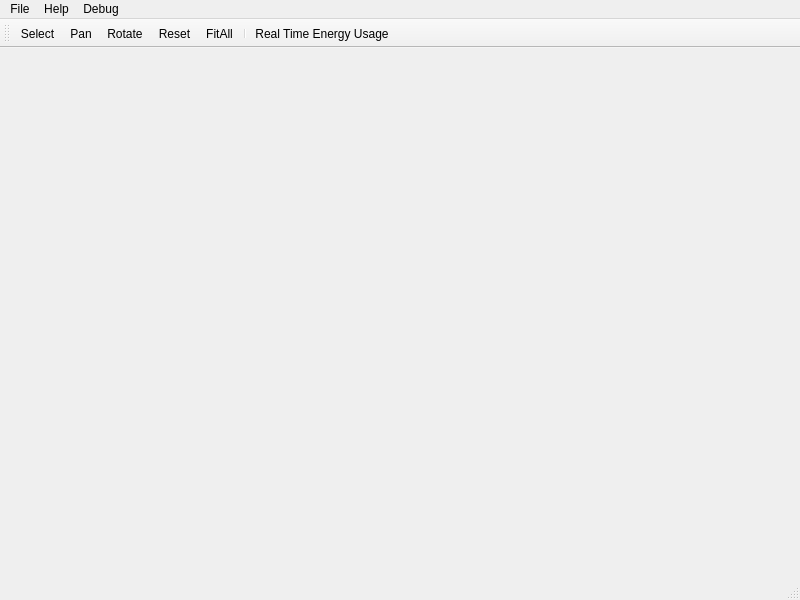
<?xml version="1.0" encoding="UTF-8"?>
<ui version="4.0">
 <class>main</class>
 <widget class="QMainWindow" name="main">
  <property name="geometry">
   <rect>
    <x>0</x>
    <y>0</y>
    <width>800</width>
    <height>600</height>
   </rect>
  </property>
  <property name="windowTitle">
   <string>UC Davis 3D Electricity Map</string>
  </property>
  <property name="windowIcon">
   <iconset>
    <normaloff>:icons_utility/003-light bulb.svg</normaloff>:icons_utility/003-light bulb.svg</iconset>
  </property>
  <widget class="QWidget" name="centralWidget">
   <property name="enabled">
    <bool>true</bool>
   </property>
   <property name="maximumSize">
    <size>
     <width>16777215</width>
     <height>16777215</height>
    </size>
   </property>
   <layout class="QGridLayout" name="gridLayout">
    <property name="leftMargin">
     <number>0</number>
    </property>
    <property name="topMargin">
     <number>0</number>
    </property>
    <property name="rightMargin">
     <number>0</number>
    </property>
    <property name="bottomMargin">
     <number>0</number>
    </property>
    <property name="spacing">
     <number>0</number>
    </property>
    <item row="0" column="0">
     <layout class="QHBoxLayout" name="horizontalLayout">
      <property name="spacing">
       <number>0</number>
      </property>
      <property name="sizeConstraint">
       <enum>QLayout::SetMaximumSize</enum>
      </property>
     </layout>
    </item>
   </layout>
  </widget>
  <widget class="QStatusBar" name="statusBar"/>
  <widget class="QToolBar" name="toolBar">
   <property name="windowTitle">
    <string>toolBar</string>
   </property>
   <attribute name="toolBarArea">
    <enum>TopToolBarArea</enum>
   </attribute>
   <attribute name="toolBarBreak">
    <bool>false</bool>
   </attribute>
   <addaction name="actionSelect"/>
   <addaction name="actionPan"/>
   <addaction name="actionRotate"/>
   <addaction name="actionReset"/>
   <addaction name="actionFitAll"/>
   <addaction name="separator"/>
   <addaction name="actionEnergyUsage"/>
  </widget>
  <widget class="QMenuBar" name="menuBar">
   <property name="enabled">
    <bool>true</bool>
   </property>
   <property name="geometry">
    <rect>
     <x>0</x>
     <y>0</y>
     <width>800</width>
     <height>22</height>
    </rect>
   </property>
   <widget class="QMenu" name="menuFile">
    <property name="title">
     <string>File</string>
    </property>
    <addaction name="actionExit"/>
    <addaction name="actionSave"/>
   </widget>
   <widget class="QMenu" name="menuHelp">
    <property name="title">
     <string>Help</string>
    </property>
    <addaction name="actionAbout"/>
   </widget>
   <widget class="QMenu" name="menuDebug">
    <property name="title">
     <string>Debug</string>
    </property>
    <addaction name="actionData_Server_Points"/>
   </widget>
   <addaction name="menuFile"/>
   <addaction name="menuHelp"/>
   <addaction name="menuDebug"/>
  </widget>
  <action name="actionExit">
   <property name="text">
    <string>Open...</string>
   </property>
   <property name="shortcut">
    <string>Ctrl+Q</string>
   </property>
  </action>
  <action name="actionZoom">
   <property name="checkable">
    <bool>false</bool>
   </property>
   <property name="icon">
    <iconset resource="../../resources/occqt.qrc">
     <normaloff>:/icons_cad/Zoom.png</normaloff>:/icons_cad/Zoom.png</iconset>
   </property>
   <property name="text">
    <string>Zoom</string>
   </property>
  </action>
  <action name="actionPan">
   <property name="checkable">
    <bool>false</bool>
   </property>
   <property name="icon">
    <iconset resource="../../resources/occqt.qrc">
     <normaloff>:/icons_cad/Pan.png</normaloff>:/icons_cad/Pan.png</iconset>
   </property>
   <property name="text">
    <string>Pan</string>
   </property>
  </action>
  <action name="actionRotate">
   <property name="checkable">
    <bool>false</bool>
   </property>
   <property name="checked">
    <bool>false</bool>
   </property>
   <property name="icon">
    <iconset resource="../../resources/occqt.qrc">
     <normaloff>:/icons_cad/Rotate.png</normaloff>:/icons_cad/Rotate.png</iconset>
   </property>
   <property name="text">
    <string>Rotate</string>
   </property>
  </action>
  <action name="actionReset">
   <property name="icon">
    <iconset resource="../../resources/occqt.qrc">
     <normaloff>:/icons_cad/Home.png</normaloff>:/icons_cad/Home.png</iconset>
   </property>
   <property name="text">
    <string>Reset</string>
   </property>
  </action>
  <action name="actionFitAll">
   <property name="icon">
    <iconset resource="../../resources/occqt.qrc">
     <normaloff>:/icons_cad/FitAll.png</normaloff>:/icons_cad/FitAll.png</iconset>
   </property>
   <property name="text">
    <string>FitAll</string>
   </property>
  </action>
  <action name="actionAbout">
   <property name="icon">
    <iconset resource="../../resources/occqt.qrc">
     <normaloff>:/icons_cad/lamp.png</normaloff>:/icons_cad/lamp.png</iconset>
   </property>
   <property name="text">
    <string>About</string>
   </property>
  </action>
  <action name="actionBox">
   <property name="icon">
    <iconset resource="../../resources/occqt.qrc">
     <normaloff>:/icons_cad/box.png</normaloff>:/icons_cad/box.png</iconset>
   </property>
   <property name="text">
    <string>Box</string>
   </property>
  </action>
  <action name="actionCone">
   <property name="icon">
    <iconset resource="../../resources/occqt.qrc">
     <normaloff>:/icons_cad/cone.png</normaloff>:/icons_cad/cone.png</iconset>
   </property>
   <property name="text">
    <string>Cone</string>
   </property>
  </action>
  <action name="actionSphere">
   <property name="icon">
    <iconset resource="../../resources/occqt.qrc">
     <normaloff>:/icons_cad/sphere.png</normaloff>:/icons_cad/sphere.png</iconset>
   </property>
   <property name="text">
    <string>Sphere</string>
   </property>
  </action>
  <action name="actionCylinder">
   <property name="icon">
    <iconset resource="../../resources/occqt.qrc">
     <normaloff>:/icons_cad/cylinder.png</normaloff>:/icons_cad/cylinder.png</iconset>
   </property>
   <property name="text">
    <string>Cylinder</string>
   </property>
  </action>
  <action name="actionTorus">
   <property name="icon">
    <iconset resource="../../resources/occqt.qrc">
     <normaloff>:/icons_cad/torus.png</normaloff>:/icons_cad/torus.png</iconset>
   </property>
   <property name="text">
    <string>Torus</string>
   </property>
  </action>
  <action name="actionFillet">
   <property name="icon">
    <iconset resource="../../resources/occqt.qrc">
     <normaloff>:/icons_cad/fillet.png</normaloff>:/icons_cad/fillet.png</iconset>
   </property>
   <property name="text">
    <string>Fillet</string>
   </property>
  </action>
  <action name="actionChamfer">
   <property name="icon">
    <iconset resource="../../resources/occqt.qrc">
     <normaloff>:/icons_cad/chamfer.png</normaloff>:/icons_cad/chamfer.png</iconset>
   </property>
   <property name="text">
    <string>Chamfer</string>
   </property>
  </action>
  <action name="actionExtrude">
   <property name="icon">
    <iconset resource="../../resources/occqt.qrc">
     <normaloff>:/icons_cad/extrude.png</normaloff>:/icons_cad/extrude.png</iconset>
   </property>
   <property name="text">
    <string>Extrude</string>
   </property>
  </action>
  <action name="actionRevolve">
   <property name="icon">
    <iconset resource="../../resources/occqt.qrc">
     <normaloff>:/icons_cad/revolve.png</normaloff>:/icons_cad/revolve.png</iconset>
   </property>
   <property name="text">
    <string>Rovelve</string>
   </property>
  </action>
  <action name="actionLoft">
   <property name="icon">
    <iconset resource="../../resources/occqt.qrc">
     <normaloff>:/icons_cad/loft.png</normaloff>:/icons_cad/loft.png</iconset>
   </property>
   <property name="text">
    <string>Loft</string>
   </property>
  </action>
  <action name="actionCut">
   <property name="icon">
    <iconset resource="../../resources/occqt.qrc">
     <normaloff>:/icons_cad/cut.png</normaloff>:/icons_cad/cut.png</iconset>
   </property>
   <property name="text">
    <string>Cut</string>
   </property>
  </action>
  <action name="actionFuse">
   <property name="icon">
    <iconset resource="../../resources/occqt.qrc">
     <normaloff>:/icons_cad/fuse.png</normaloff>:/icons_cad/fuse.png</iconset>
   </property>
   <property name="text">
    <string>Fuse</string>
   </property>
  </action>
  <action name="actionCommon">
   <property name="icon">
    <iconset resource="../../resources/occqt.qrc">
     <normaloff>:/icons_cad/common.png</normaloff>:/icons_cad/common.png</iconset>
   </property>
   <property name="text">
    <string>Common</string>
   </property>
  </action>
  <action name="actionHelix">
   <property name="icon">
    <iconset resource="../../resources/occqt.qrc">
     <normaloff>:/icons_cad/helix.png</normaloff>:/icons_cad/helix.png</iconset>
   </property>
   <property name="text">
    <string>Helix</string>
   </property>
  </action>
  <action name="actionSelect">
   <property name="icon">
    <iconset resource="../../resources/occqt.qrc">
     <normaloff>:/icons_cad/click.svg</normaloff>:/icons_cad/click.svg</iconset>
   </property>
   <property name="text">
    <string>Select</string>
   </property>
  </action>
  <action name="actionPlace_Buildings">
   <property name="text">
    <string>Place Buildings</string>
   </property>
  </action>
  <action name="actionSave">
   <property name="text">
    <string>Save...</string>
   </property>
  </action>
  <action name="actionEnergyUsage">
   <property name="icon">
    <iconset resource="../../resources/icons_utility.qrc">
     <normaloff>:/icons_utility/003-light bulb.svg</normaloff>:/icons_utility/003-light bulb.svg</iconset>
   </property>
   <property name="text">
    <string>Real Time Energy Usage</string>
   </property>
   <property name="toolTip">
    <string>Real Time Energy Usage</string>
   </property>
  </action>
  <action name="actionData_Server_Points">
   <property name="text">
    <string>Data Server Points</string>
   </property>
  </action>
 </widget>
 <layoutdefault spacing="6" margin="11"/>
 <resources>
  <include location="../../resources/occqt.qrc"/>
  <include location="../../resources/icons_utility.qrc"/>
 </resources>
 <connections/>
</ui>
